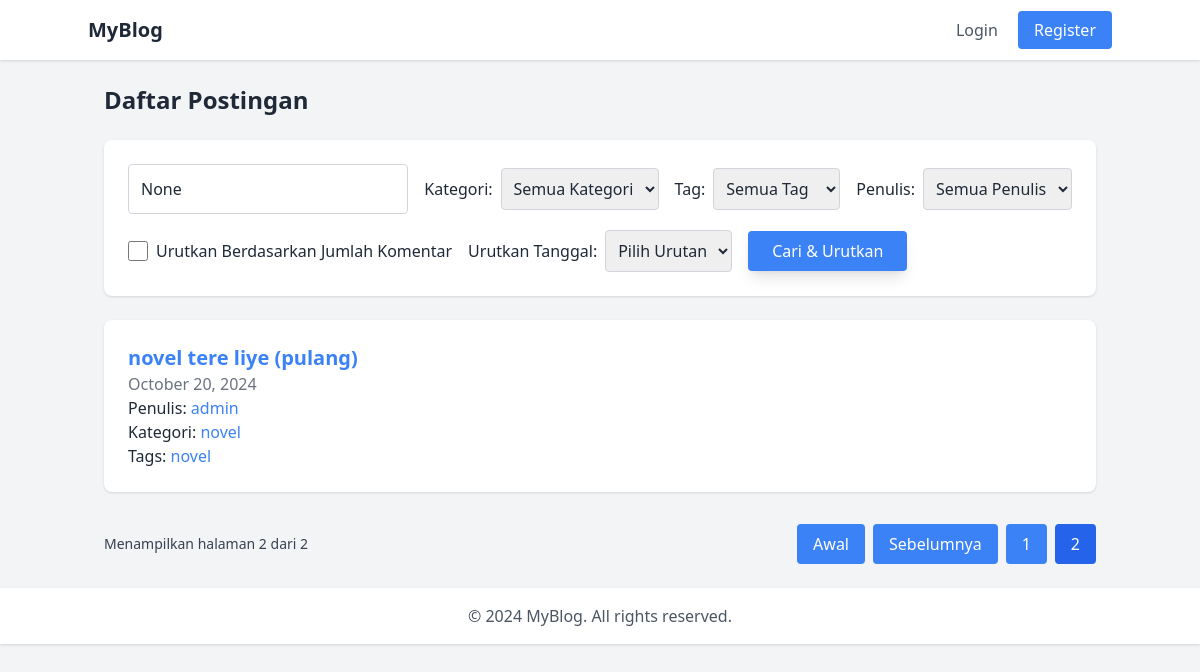
/?page=2&, run on the app's committed database.
### blog/models.py (models this page shows, shortened)
class Post(models.Model):
    class Status(models.TextChoices):
        DRAFT = 'DF', 'Draft'
        PUBLISHED = 'PB', 'Published'
    title = models.CharField(max_length=250)
    slug = models.SlugField(max_length=250, unique_for_date='publish')
    category = models.ForeignKey(
        Category, on_delete=models.SET_NULL, null=True, related_name='posts'
    )
    author = models.ForeignKey(
        settings.AUTH_USER_MODEL, on_delete=models.CASCADE, related_name='blog_posts'
    )
    body = models.TextField()
    publish = models.DateTimeField(default=timezone.now)
    created = models.DateTimeField(auto_now_add=True)
    updated = models.DateTimeField(auto_now=True)
    status = models.CharField(
        max_length=2, choices=Status.choices, default=Status.DRAFT
    )
    tags = TaggableManager()
    objects = models.Manager()  # Default manager
    published = PublishedManager()  # Custom manager untuk postingan terpublikasi
    class Meta:
        ordering = ['-publish']
        indexes = [
            models.Index(fields=['-publish']),
            models.Index(fields=['slug', 'publish']),
        ]
    def get_absolute_url(self):
        return reverse('blog:post_detail', args=[
            self.publish.year,
            self.publish.month,
            self.publish.day,
            self.slug
        ])

class Category(models.Model):
    name = models.CharField(max_length=100, unique=True)
    slug = models.SlugField(max_length=100, unique=True)
    class Meta:
        ordering = ['name']
    def __str__(self):
        return self.name

### blog/views.py (the view)
# urls.py: path('', views.post_list, name='post_list'),
def post_list(request):
    query = request.GET.get('q')  # Keyword pencarian
    category_slug = request.GET.get('category')  # Filter kategori
    tag_slug = request.GET.get('tag')  # Filter tag
    author_username = request.GET.get('author')  # Filter penulis
    sort_by_comments = request.GET.get('sort') == 'comments'  # Urutkan berdasarkan komentar
    order = request.GET.get('order')  # Urutkan berdasarkan tanggal
    posts = Post.published.annotate(comment_count=Count('comments', filter=Q(comments__active=True)))
    if query:
        posts = posts.filter(Q(title__icontains=query) | Q(body__icontains=query))
    if category_slug:
        posts = posts.filter(category__slug=category_slug)
    if tag_slug:
        posts = posts.filter(tags__slug=tag_slug)
    if author_username:
        posts = posts.filter(author__username=author_username)
    if sort_by_comments:
        posts = posts.order_by('-comment_count')
    if order == 'newest':
        posts = posts.order_by('-publish')  # Urutkan dari yang terbaru
    elif order == 'oldest':
        posts = posts.order_by('publish')  # Urutkan dari yang terlama
    paginator = Paginator(posts, 5)
    page_number = request.GET.get('page')
    page_obj = paginator.get_page(page_number)
    categories = Category.objects.all()
    tags = Tag.objects.all()
    authors = User.objects.filter(blog_posts__in=posts).distinct()
    context = {
        'page_obj': page_obj,
        'categories': categories,
        'tags': tags,
        'authors': authors,
        'query': query,
        'sort_by_comments': sort_by_comments,
        'category_slug': category_slug,
        'tag_slug': tag_slug,
        'author_username': author_username,
        'order': order,
    }
    return render(request, 'blog/post_list.html', context)

### blog/models.py (called while the page is built)
    def get_queryset(self):
        return super().get_queryset().filter(status=Post.Status.PUBLISHED)

### blog/templates/blog/post_list.html (shortened to what this page needs)
{% extends 'base.html' %}
{% block content %}
<h1 class="text-2xl font-bold mb-6">Daftar Postingan</h1>
<form method="GET" action="{% url 'blog:post_list' %}" class="mb-6 space-y-4 p-6 bg-white shadow rounded-lg">
    <div class="flex flex-col sm:flex-row sm:space-x-4 space-y-4 sm:space-y-0">
        <div class="flex-grow">
            <input
                type="text"
                name="q"
                placeholder="Cari postingan..."
                value="{{ query }}"
                class="border border-gray-300 p-3 rounded w-full focus:outline-none focus:ring-2 focus:ring-blue-500"
            >
        </div>
        <div class="flex flex-col sm:flex-row sm:space-x-4">
            <label class="flex items-center space-x-2">
                <span>Kategori:</span>
                <select name="category" class="border border-gray-300 p-2 rounded focus:outline-none focus:ring-2 focus:ring-blue-500">
                    <option value="">Semua Kategori</option>
                </select>
            </label>
            <label class="flex items-center space-x-2">
                <span>Tag:</span>
                <select name="tag" class="border border-gray-300 p-2 rounded focus:outline-none focus:ring-2 focus:ring-blue-500">
                    <option value="">Semua Tag</option>
                </select>
            </label>
            <label class="flex items-center space-x-2">
                <span>Penulis:</span>
                <select name="author" class="border border-gray-300 p-2 rounded focus:outline-none focus:ring-2 focus:ring-blue-500">
                    <option value="">Semua Penulis</option>
                </select>
            </label>
        </div>
    </div>
    <div class="flex items-center space-x-4 mt-4">
        <label class="flex items-center space-x-2">
            <input
                type="checkbox"
                name="sort"
                value="comments"
                class="form-checkbox h-5 w-5 text-blue-500"
            >
            <span>Urutkan Berdasarkan Jumlah Komentar</span>
        </label>
        <label class="flex items-center space-x-2">
            <span>Urutkan Tanggal:</span>
            <select name="order" class="border border-gray-300 p-2 rounded focus:outline-none focus:ring-2 focus:ring-blue-500">
                <option value="">Pilih Urutan</option>
            </select>
        </label>
        <button
            type="submit"
            class="bg-blue-500 text-white py-2 px-6 rounded hover:bg-blue-600 shadow-lg transition transform hover:scale-105"
        >
            Cari & Urutkan
        </button>
    </div>
</form>
<div class="space-y-8">
    {% for post in page_obj %}
    <div class="bg-white p-6 shadow rounded-lg">
        <h2 class="text-xl font-semibold">
            <a href="{{ post.get_absolute_url }}" class="text-blue-500 hover:underline">{{ post.title }}</a>
        </h2>
        <p class="text-gray-500">{{ post.publish|date:"F d, Y" }}</p>
        <p>Penulis:
            <a href="{% url 'blog:post_list_by_author' post.author.username %}" class="text-blue-500 hover:underline">{{ post.author.username }}</a>
        </p>
        <p>Kategori:
            <span class="text-blue-500">{{ post.category }}</span>
        </p>
        <p>Tags:
            {% for tag in post.tags.all %}
                <a href="#" class="text-blue-500 hover:underline">{{ tag.name }}</a>{% if not forloop.last %}, {% endif %}
            {% endfor %}
        </p>
    </div>
    {% empty %}
    <p>Tidak ada postingan yang tersedia.</p>
    {% endfor %}
</div>
<div class="mt-8 flex justify-between items-center">
    <span class="text-sm text-gray-700">
        Menampilkan halaman {{ page_obj.number }} dari {{ page_obj.paginator.num_pages }}
    </span>
    <div class="flex space-x-2">
        {% if page_obj.has_previous %}
            <a href="?page=1&{{ request.GET.urlencode }}" class="bg-blue-500 text-white py-2 px-4 rounded hover:bg-blue-600">Awal</a>
            <a href="?page={{ page_obj.previous_page_number }}&{{ request.GET.urlencode }}" class="bg-blue-500 text-white py-2 px-4 rounded hover:bg-blue-600">Sebelumnya</a>
        {% endif %}
        {% for num in page_obj.paginator.page_range %}
            {% if page_obj.number == num %}
                <span class="py-2 px-4 bg-blue-600 text-white rounded">{{ num }}</span>
            {% elif num > page_obj.number|add:'-3' and num < page_obj.number|add:'3' %}
                <a href="?page={{ num }}&{{ request.GET.urlencode }}" class="py-2 px-4 bg-blue-500 text-white rounded hover:bg-blue-600">{{ num }}</a>
            {% endif %}
        {% endfor %}
    </div>
</div>
{% endblock %}

### data on the page
Post: title "novel tere liye (pulang)", publish "October 20, 2024", author.username "admin", category "novel"
Tag: name "novel"

### other printed values
{{ page_obj.number }} "2"
{{ page_obj.paginator.num_pages }} "2"
{{ num }} "1"
{{ num }} "2"
